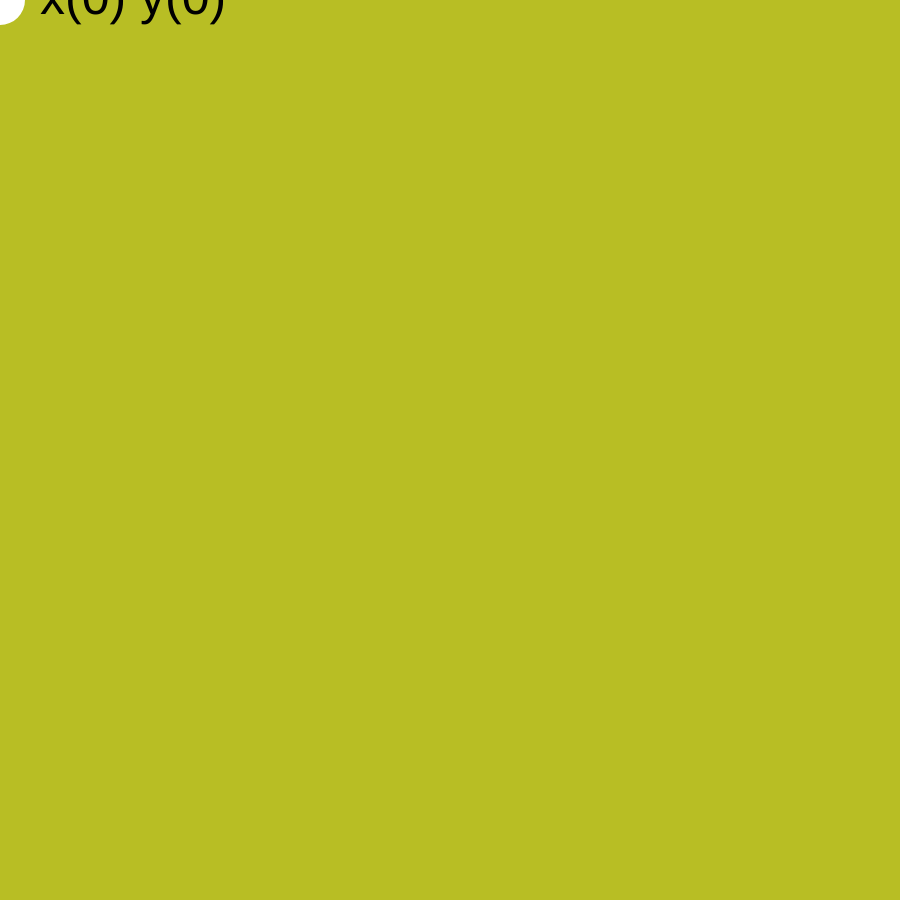
Frame 1 (no input)
Frame 60 (no input): identical to frame 1, image omitted
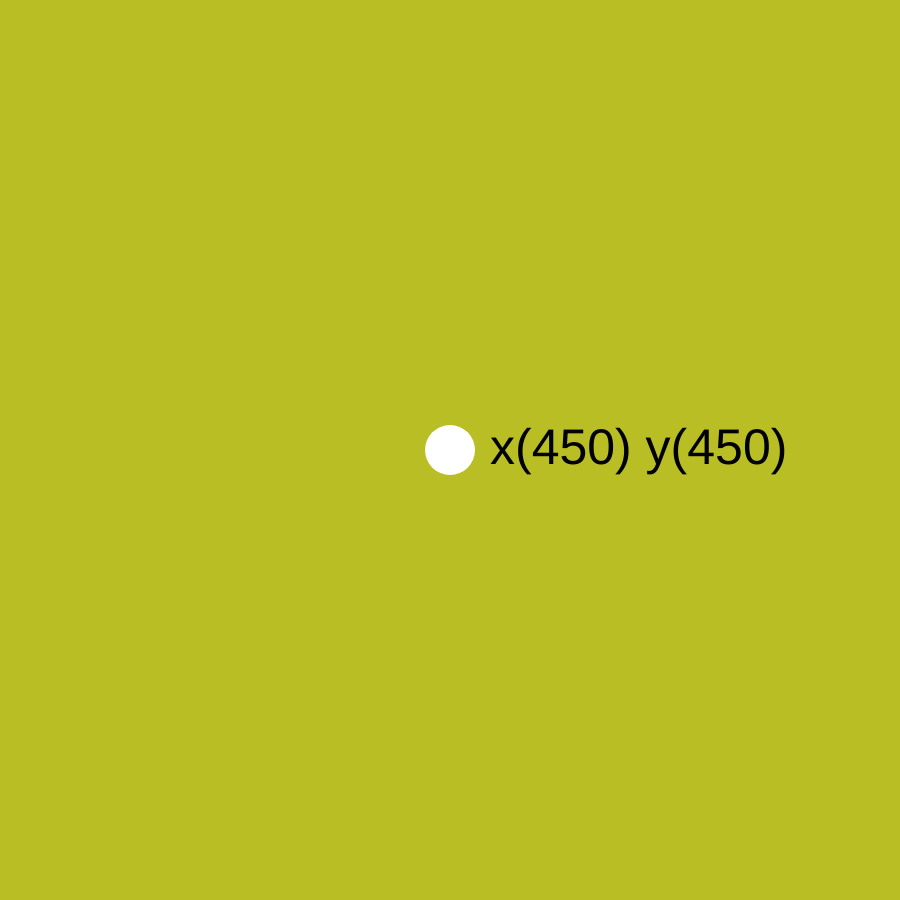
Frame 120 (the mouse pressed at the canvas centre since frame 60)

The p5.js sketch that drew these frames (run headless with seeded random() and noise() and a simulated clock; from frame 60 on, the mouse is pressed at the canvas centre):

// p5.js sketch
// ── sketch.js
let accent = "#B8BE24"; // nice green color

function setup() {
  createCanvas(900, 900);
  noStroke();
  noCursor(); // hide the cursor
}

function draw() {

  background(accent);

  // draw cursor
  fill("white");
  ellipse(mouseX, mouseY, 50, 50);

  // draw text
  fill("black");
  textSize(50);
  textAlign(LEFT, CENTER);
  text("x(" + mouseX + ") y(" + mouseY+ ")", mouseX + 40, mouseY);
}
